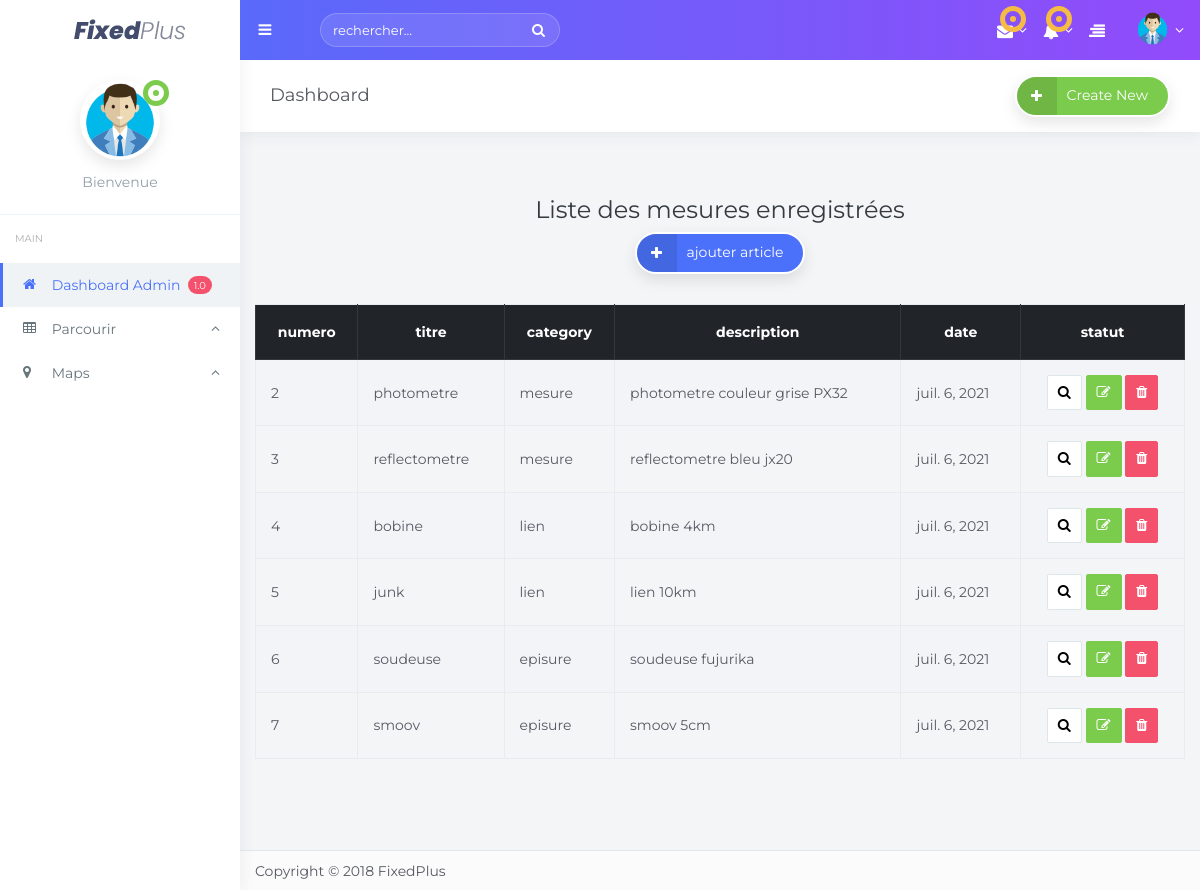
Page /pageadmin3/ on the earlier database version.
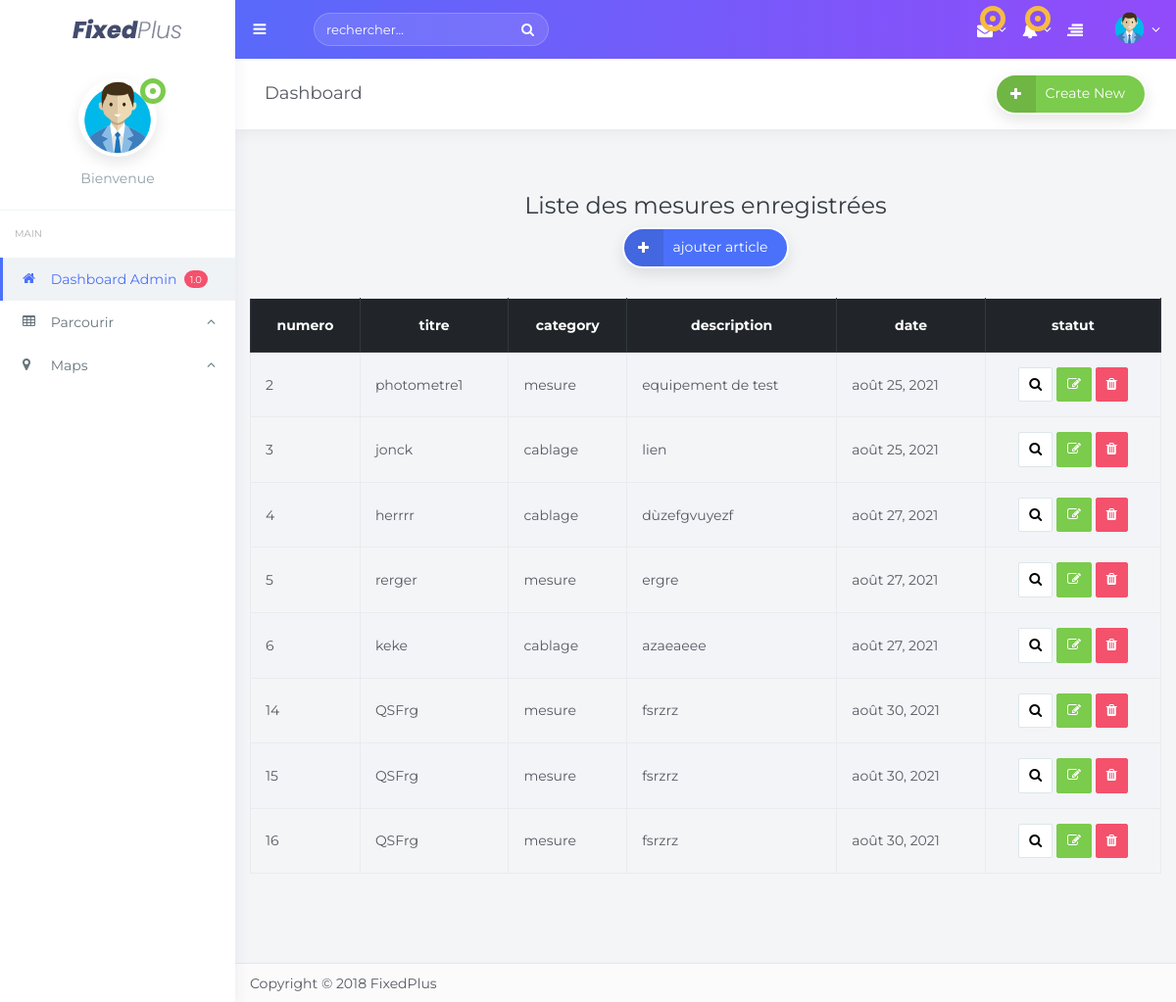
Same page on the later database version.
### tchat/models.py (models this page shows, shortened)
class Article(models.Model):
    title=models.CharField(max_length=50)
    category = models.ForeignKey(Category,on_delete= models.CASCADE)
    descrp = models.TextField()
    image = models.ImageField(null=True,blank=True)
    created_at=models.DateField(auto_now_add=True)
    updated_at = models.DateField(auto_now=True)

class Category(models.Model):
    name =models.CharField(max_length=120)
    def __str__(self):
        return self.name

### tchat/views.py (the view)
# urls.py: path('pageadmin3/',adminView3,name ="adminView3"),
def adminView3(request):
       articles = Article.objects.all()
       context= {"articles" : articles }
       utilisateur = User.objects.first()
       return render(request,'pageadmin3.html',context)

### tchat/templates/pageadmin3.html (shortened to what this page needs)
{% extends 'base3.html'%}
{% block content %}
{% load static %}
  <div class="row">
  <div class="text-dark text-center" style="padding:10px; margin:0;font-size:20px;width:100%;">&nbsp; <h2>Liste des mesures enregistrées</h2>
  <a href="{%url 'ajouter_article'%}" class="btn btn-primary btn-rounded box-shadow btn-icon"><i class="fa fa-plus"></i> ajouter article</a>
  </div>
  <div style="clear:both; height: 20px">&nbsp;</div>
  <table id="table" class="table table-striped table-bordered table-white" style="width:100%;">
    <thead class="thead-dark">
    <tr class='text-center'>
      <th>numero</th>
      <th>titre</th>
      <th>category</th>
      <th>description</th>
      <th>date</th>
      <th>statut</th>
    </tr>
    </thead>
      {% for article in articles%}
      <tr>
        <td>{{article.id}}</td>
        <td>{{article.title}}</td>
        <td>{{article.category}}</td>
        <td>{{article.descrp}}</td>
        <td>{{article.created_at}}</td>
        <td class="text-center">
        <button type="button" class="btn btn-sm btn-default"><i class="fa fa-search"></i></button>
        <a href="{% url 'modifier_article' article.id %}" type="button" class="btn btn-sm btn-success"><i i class="fa fa-edit"></i></a>
        <a href="{% url 'supprimer_article' article.id %}" type="button" class="btn btn-sm btn-danger" class="btn btn-primary btn-rounded box-shadow btn-icon"><i i class="fa fa-trash"></i></a>
        </td>
      </tr>
      {% endfor %}
  </table>
  </div>
<div style="clear:both; height: 85px">&nbsp;</div>
{% endblock content %}

Differences in the rows shown:
removed Article: id "7", title "smoov", category "episure", descrp "smoov 5cm", created_at "juil. 6, 2021"
changed Article id 2: title "photometre" → "photometre1"; descrp "photometre couleur grise PX32" → "equipement de test"; created_at "juil. 6, 2021" → "août 25, 2021"
changed Article id 3: title "reflectometre" → "jonck"; category "mesure" → "cablage"; descrp "reflectometre bleu jx20" → "lien"; created_at "juil. 6, 2021" → "août 25, 2021"
changed Article id 4: title "bobine" → "herrrr"; category "lien" → "cablage"; descrp "bobine 4km" → "dùzefgvuyezf"; created_at "juil. 6, 2021" → "août 27, 2021"
changed Article id 5: title "junk" → "rerger"; category "lien" → "mesure"; descrp "lien 10km" → "ergre"; created_at "juil. 6, 2021" → "août 27, 2021"
changed Article id 6: title "soudeuse" → "keke"; category "episure" → "cablage"; descrp "soudeuse fujurika" → "azaeaeee"; created_at "juil. 6, 2021" → "août 27, 2021"
added Article: id "14", title "QSFrg", category "mesure", descrp "fsrzrz", created_at "août 30, 2021"
added Article: id "15", title "QSFrg", category "mesure", descrp "fsrzrz", created_at "août 30, 2021"
added Article: id "16", title "QSFrg", category "mesure", descrp "fsrzrz", created_at "août 30, 2021"
